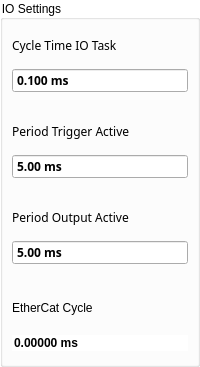
      <widget class="QGroupBox" name="groupBoxIOSettings">
       <property name="styleSheet">
        <string notr="true">QGroupBox{
    background-color: transparent;
}</string>
       </property>
       <property name="title">
        <string>IO Settings</string>
       </property>
       <layout class="QGridLayout" name="gridLayout">
        <property name="leftMargin">
         <number>0</number>
        </property>
        <property name="topMargin">
         <number>0</number>
        </property>
        <property name="rightMargin">
         <number>0</number>
        </property>
        <property name="bottomMargin">
         <number>4</number>
        </property>
        <property name="spacing">
         <number>4</number>
        </property>
        <item row="0" column="0">
         <widget class="ContentBoardItem" name="ContentBoardItemCycleTimeIOTask" native="true">
          <property name="sizePolicy">
           <sizepolicy hsizetype="Preferred" vsizetype="Preferred">
            <horstretch>0</horstretch>
            <verstretch>0</verstretch>
           </sizepolicy>
          </property>
          <property name="minimumSize">
           <size>
            <width>0</width>
            <height>82</height>
           </size>
          </property>
          <property name="maximumSize">
           <size>
            <width>16777215</width>
            <height>82</height>
           </size>
          </property>
          <property name="font">
           <font>
            <family>MS Shell Dlg 2</family>
           </font>
          </property>
          <property name="styleSheet">
           <string notr="true">/*QFrame{
     background:rgb(249,247,248);
     min-height: 80px;
     max-height: 80px;
}

QLabel{
  background:rgb(249,247,248);
  color: rgb(39,51,66);
  font-size: 16px;
  font-family: Siemens Sans;
  min-height: 20px;
  max-height: 20px;
}

QDoubleSpinBox{
  background:rgb(255,255,255);
  color: rgb(39,51,66);
  font-size: 16px;
  font-weight: bold;
  font-family: Siemens Sans;
  min-height: 32px;
  max-height: 32px;
}
*/


QDoubleSpinBox::focus{
 border: 2px solid rgb(0,95,135);
}




</string>
          </property>
          <layout class="QGridLayout" name="gridLayout_2">
           <property name="leftMargin">
            <number>9</number>
           </property>
           <property name="rightMargin">
            <number>9</number>
           </property>
           <item row="0" column="0">
            <widget class="QLabel" name="labelCycleTimeIOTask">
             <property name="font">
              <font>
               <family>Siemens Sans</family>
              </font>
             </property>
             <property name="styleSheet">
              <string notr="true"/>
             </property>
             <property name="text">
              <string>Cycle Time IO Task</string>
             </property>
            </widget>
           </item>
           <item row="1" column="0">
            <widget class="QDoubleSpinBox" name="doubleSpinBoxCycleTimeIOTask">
             <property name="enabled">
              <bool>true</bool>
             </property>
             <property name="minimumSize">
              <size>
               <width>0</width>
               <height>0</height>
              </size>
             </property>
             <property name="maximumSize">
              <size>
               <width>16777215</width>
               <height>16777215</height>
              </size>
             </property>
             <property name="font">
              <font>
               <family>Siemens Sans</family>
               <weight>75</weight>
               <bold>true</bold>
              </font>
             </property>
             <property name="styleSheet">
              <string notr="true"/>
             </property>
             <property name="wrapping">
              <bool>false</bool>
             </property>
             <property name="buttonSymbols">
              <enum>QAbstractSpinBox::NoButtons</enum>
             </property>
             <property name="suffix">
              <string> ms</string>
             </property>
             <property name="decimals">
              <number>3</number>
             </property>
             <property name="minimum">
              <double>0.000000000000000</double>
             </property>
             <property name="maximum">
              <double>10000.000000000000000</double>
             </property>
             <property name="singleStep">
              <double>0.001000000000000</double>
             </property>
             <property name="value">
              <double>0.100000000000000</double>
             </property>
            </widget>
           </item>
          </layout>
         </widget>
        </item>
        <item row="1" column="0">
         <widget class="ContentBoardItem" name="ContentBoardItemTriggerOutputActive" native="true">
          <property name="sizePolicy">
           <sizepolicy hsizetype="Preferred" vsizetype="Preferred">
            <horstretch>0</horstretch>
            <verstretch>0</verstretch>
           </sizepolicy>
          </property>
          <property name="minimumSize">
           <size>
            <width>0</width>
            <height>82</height>
           </size>
          </property>
          <property name="maximumSize">
           <size>
            <width>16777215</width>
            <height>82</height>
           </size>
          </property>
          <property name="styleSheet">
           <string notr="true">/*QFrame{
     background:rgb(249,247,248);
     min-height: 80px;
     max-height: 80px;
}

QLabel{
  background:rgb(249,247,248);
  color: rgb(39,51,66);
  font-size: 16px;
  font-family: Siemens Sans;
  min-height: 20px;
  max-height: 20px;
}

QDoubleSpinBox{
  background:rgb(255,255,255);
  color: rgb(39,51,66);
  font-size: 16px;
  font-weight: bold;
  font-family: Siemens Sans;
  min-height: 32px;
  max-height: 32px;
}
*/


QDoubleSpinBox::focus{
 border: 2px solid rgb(0,95,135);
}


</string>
          </property>
          <layout class="QGridLayout" name="gridLayout_10">
           <property name="leftMargin">
            <number>9</number>
           </property>
           <property name="rightMargin">
            <number>9</number>
           </property>
           <item row="0" column="0">
            <widget class="QLabel" name="labelTimePeriodTriggerOutputActive">
             <property name="font">
              <font>
               <family>Siemens Sans</family>
              </font>
             </property>
             <property name="text">
              <string>Period Trigger Active</string>
             </property>
            </widget>
           </item>
           <item row="1" column="0">
            <widget class="QDoubleSpinBox" name="doubleSpinBoxTimePeriodTriggerOutputActive">
             <property name="font">
              <font>
               <family>Siemens Sans</family>
               <weight>75</weight>
               <bold>true</bold>
              </font>
             </property>
             <property name="styleSheet">
              <string notr="true"/>
             </property>
             <property name="wrapping">
              <bool>false</bool>
             </property>
             <property name="buttonSymbols">
              <enum>QAbstractSpinBox::NoButtons</enum>
             </property>
             <property name="suffix">
              <string> ms</string>
             </property>
             <property name="decimals">
              <number>2</number>
             </property>
             <property name="minimum">
              <double>0.100000000000000</double>
             </property>
             <property name="maximum">
              <double>10000.000000000000000</double>
             </property>
             <property name="singleStep">
              <double>0.100000000000000</double>
             </property>
             <property name="value">
              <double>5.000000000000000</double>
             </property>
            </widget>
           </item>
          </layout>
         </widget>
        </item>
        <item row="2" column="0">
         <widget class="ContentBoardItem" name="ContentBoardItemDigitalOutputActive" native="true">
          <property name="sizePolicy">
           <sizepolicy hsizetype="Preferred" vsizetype="Preferred">
            <horstretch>0</horstretch>
            <verstretch>0</verstretch>
           </sizepolicy>
          </property>
          <property name="minimumSize">
           <size>
            <width>0</width>
            <height>82</height>
           </size>
          </property>
          <property name="maximumSize">
           <size>
            <width>16777215</width>
            <height>82</height>
           </size>
          </property>
          <property name="styleSheet">
           <string notr="true">/*QFrame{
     background:rgb(249,247,248);
     min-height: 80px;
     max-height: 80px;
}

QLabel{
  background:rgb(249,247,248);
  color: rgb(39,51,66);
  font-size: 16px;
  font-family: Siemens Sans;
  min-height: 20px;
  max-height: 20px;
}

QDoubleSpinBox{
  background:rgb(255,255,255);
  color: rgb(39,51,66);
  font-size: 16px;
  font-weight: bold;
  font-family: Siemens Sans;
  min-height: 32px;
  max-height: 32px;
}
*/

QDoubleSpinBox::focus{
 border: 2px solid rgb(0,95,135);
}

</string>
          </property>
          <layout class="QGridLayout" name="gridLayout_29">
           <property name="leftMargin">
            <number>9</number>
           </property>
           <property name="rightMargin">
            <number>9</number>
           </property>
           <item row="0" column="0">
            <widget class="QLabel" name="labelTimePeriodDigitalOutputActive">
             <property name="font">
              <font>
               <family>Siemens Sans</family>
              </font>
             </property>
             <property name="text">
              <string>Period Output Active</string>
             </property>
            </widget>
           </item>
           <item row="1" column="0">
            <widget class="QDoubleSpinBox" name="doubleSpinBoxTimePeriodDigitalOutputActive">
             <property name="font">
              <font>
               <family>Siemens Sans</family>
               <weight>75</weight>
               <bold>true</bold>
              </font>
             </property>
             <property name="styleSheet">
              <string notr="true"/>
             </property>
             <property name="wrapping">
              <bool>false</bool>
             </property>
             <property name="buttonSymbols">
              <enum>QAbstractSpinBox::NoButtons</enum>
             </property>
             <property name="suffix">
              <string> ms</string>
             </property>
             <property name="decimals">
              <number>2</number>
             </property>
             <property name="minimum">
              <double>0.100000000000000</double>
             </property>
             <property name="maximum">
              <double>10000.000000000000000</double>
             </property>
             <property name="singleStep">
              <double>0.100000000000000</double>
             </property>
             <property name="value">
              <double>5.000000000000000</double>
             </property>
            </widget>
           </item>
          </layout>
         </widget>
        </item>
        <item row="3" column="0">
         <widget class="ContentBoardItem" name="ContentBoardValueItemEtherCatInterval" native="true">
          <property name="sizePolicy">
           <sizepolicy hsizetype="Preferred" vsizetype="Preferred">
            <horstretch>0</horstretch>
            <verstretch>0</verstretch>
           </sizepolicy>
          </property>
          <property name="minimumSize">
           <size>
            <width>0</width>
            <height>82</height>
           </size>
          </property>
          <property name="maximumSize">
           <size>
            <width>16777215</width>
            <height>82</height>
           </size>
          </property>
          <property name="styleSheet">
           <string notr="true">/*QFrame{
     background:rgb(249,247,248);
     min-height: 80px;
     max-height: 80px;
}

QLabel{
  background:rgb(249,247,248);
  color: rgb(39,51,66);
  font-size: 16px;
  font-family: Siemens Sans;
  min-height: 20px;
  max-height: 20px;
}

QDoubleSpinBox{
  background:rgb(249,247,248);
  color: rgb(39,51,66);
  font-size: 16px;
  font-weight: bold;
  font-family: Siemens Sans;
  min-height: 32px;
  max-height: 32px;
}
*/

</string>
          </property>
          <layout class="QGridLayout" name="gridLayout_22">
           <property name="sizeConstraint">
            <enum>QLayout::SetDefaultConstraint</enum>
           </property>
           <property name="leftMargin">
            <number>9</number>
           </property>
           <property name="rightMargin">
            <number>9</number>
           </property>
           <item row="0" column="0">
            <widget class="QLabel" name="labelEtherCatCycle">
             <property name="text">
              <string>EtherCat Cycle</string>
             </property>
            </widget>
           </item>
           <item row="1" column="0">
            <widget class="QDoubleSpinBox" name="doubleSpinBoxEtherCatCycle">
             <property name="font">
              <font>
               <weight>75</weight>
               <bold>true</bold>
              </font>
             </property>
             <property name="styleSheet">
              <string notr="true">QDoubleSpinBox{
 border: 0px;
}
</string>
             </property>
             <property name="frame">
              <bool>false</bool>
             </property>
             <property name="readOnly">
              <bool>true</bool>
             </property>
             <property name="buttonSymbols">
              <enum>QAbstractSpinBox::NoButtons</enum>
             </property>
             <property name="suffix">
              <string> ms</string>
             </property>
             <property name="decimals">
              <number>5</number>
             </property>
             <property name="maximum">
              <double>1000.000000000000000</double>
             </property>
            </widget>
           </item>
          </layout>
         </widget>
        </item>
       </layout>
      </widget>
